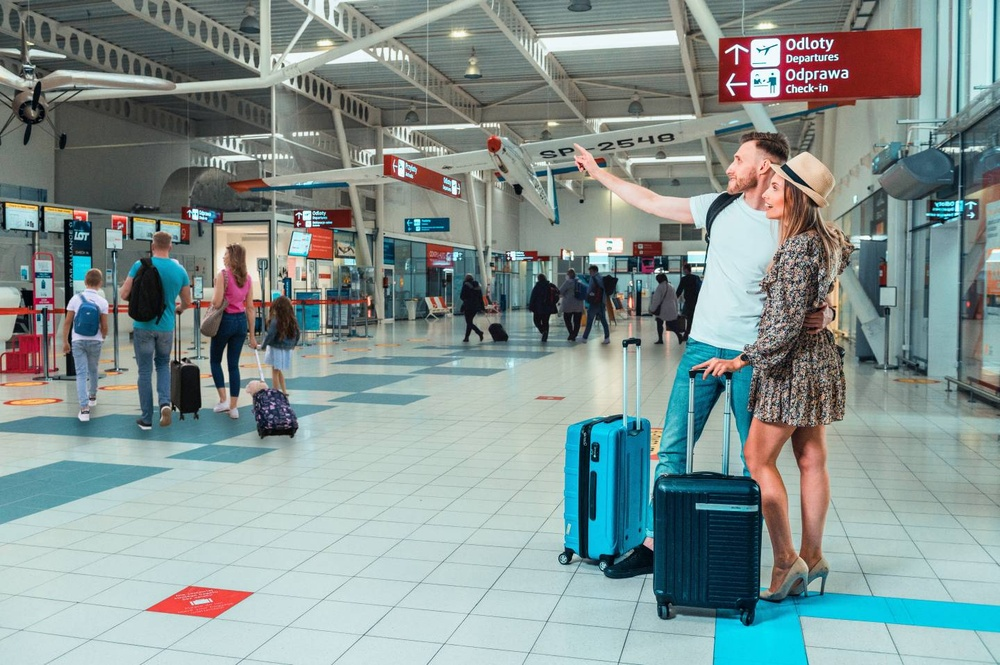
#> input picture pic/sample1.jpg, 1000 x 665 px, shrunk from 1440 x 958 before the run
$ python test.py
#> lines starting #> are read from the running program, lines starting #| are printed output that depends on the picture; after the words box and inside, x2 and y2 are one past the last pixel; in counts of white or black regions, pixels touching at a corner belong together
import cv2


def detect_people(image_path):
    # Wczytanie obrazu
#> called with image_path = 'pic/sample1.jpg'
    image = cv2.imread(image_path)
#> image is the input picture: shape (665, 1000, 3); mean B, G, R 145.6, 147.6, 131.7

    # Utworzenie detektora ludzi
    hog = cv2.HOGDescriptor()
    hog.setSVMDetector(cv2.HOGDescriptor_getDefaultPeopleDetector())

    # Wykrywanie ludzi na obrazie
    (rects, weights) = hog.detectMultiScale(image, scale=1.09, winStride=(4, 4), padding=(8, 8))
#> rects = [[238, 271, 85, 171], [39, 254, 95, 190], [91, 210, 124, 248], [182, 221, 102, 204], [498, 221, 206, 412], [678, 214, 222, 445], [603, 50, 322, 615]]; weights = [0.84, 2.26, 2.67, 1.07, 0.904, 0.592, 0.767]

    # Zaznaczanie ludzi na obrazie
    for (x, y, w, h) in rects:
        cv2.rectangle(image, (x, y), (x + w, y + h), (0, 255, 0), 2)
#> this loop made 7 passes
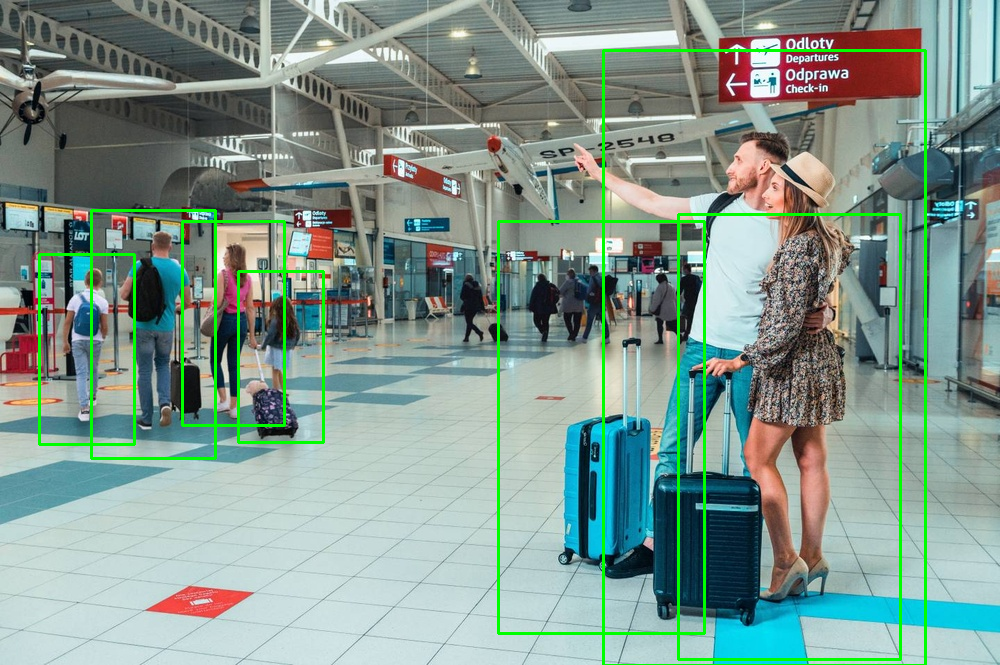
#> image: shape (665, 1000, 3); 2.99% of pixels changed, all inside (x1, y1, x2, y2) = (38, 49, 927, 665)

    # Kodowanie obrazu do formatu (JPEG)
    success, encoded_image = cv2.imencode('.jpg', image)

    if success:
        image_bytes = encoded_image.tobytes()
    else:
        image_bytes = None

    return len(rects), image_bytes


if __name__ == "__main__":
    image_path = "pic/sample1.jpg"  # Ścieżka do jpg
    num_people, image_data = detect_people(image_path)
#> num_people = 7

    if image_data:
        # Zapisanie obrazu do pliku (opcjonalnie)
        with open('detected_people_variable.jpg', 'wb') as f:
            f.write(image_data)
        print(f'Wykryto {num_people} osób.')
#| Wykryto 7 osób.
    else:
        print('Błąd podczas kodowania obrazu.')

$ run again, with pic/sample2.jpg copied over pic/sample1.jpg
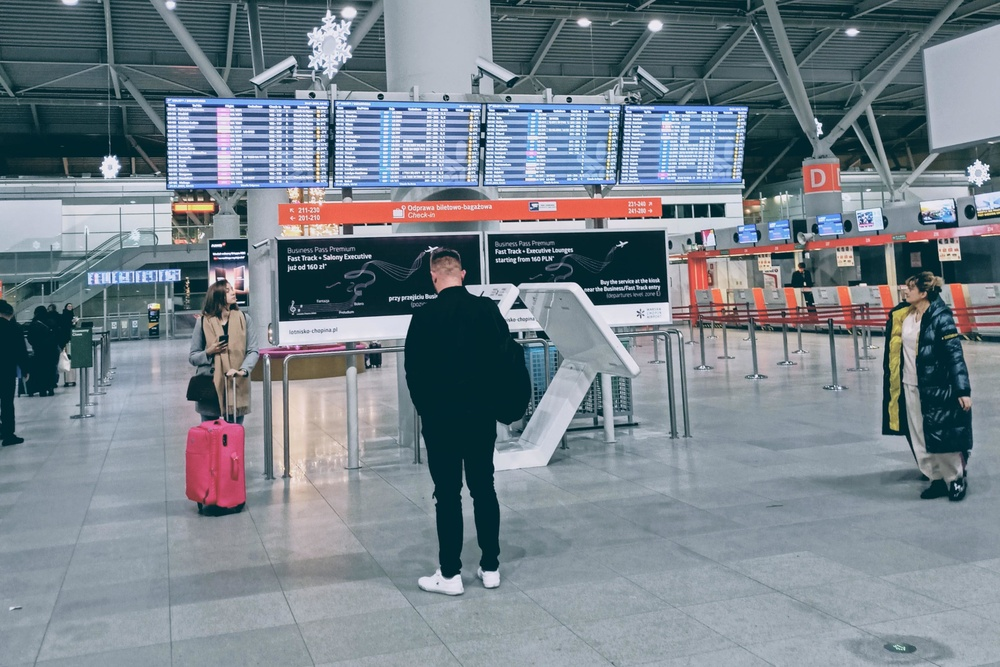
#> input picture pic/sample2.jpg, 1000 x 667 px, shrunk from 1920 x 1280 before the run
#> in detect_people, image is the input picture: shape (667, 1000, 3); mean B, G, R 138.8, 130, 119
#> rects = [[761, 255, 66, 132], [51, 302, 68, 136], [172, 269, 91, 182], [656, 202, 101, 203], [852, 239, 141, 283], [151, 325, 109, 219], [493, 219, 148, 295], [340, 177, 240, 481], [145, 218, 175, 350]]; weights = [0.497, 0.269, 0.757, 0.934, 1.73, 1.2, 0.327, 3.46, 0.175]
#> the loop in detect_people, `for (x, y, w, h) in rects:` made 9 passes
#> after the loop in detect_people, `for (x, y, w, h) in rects:`:
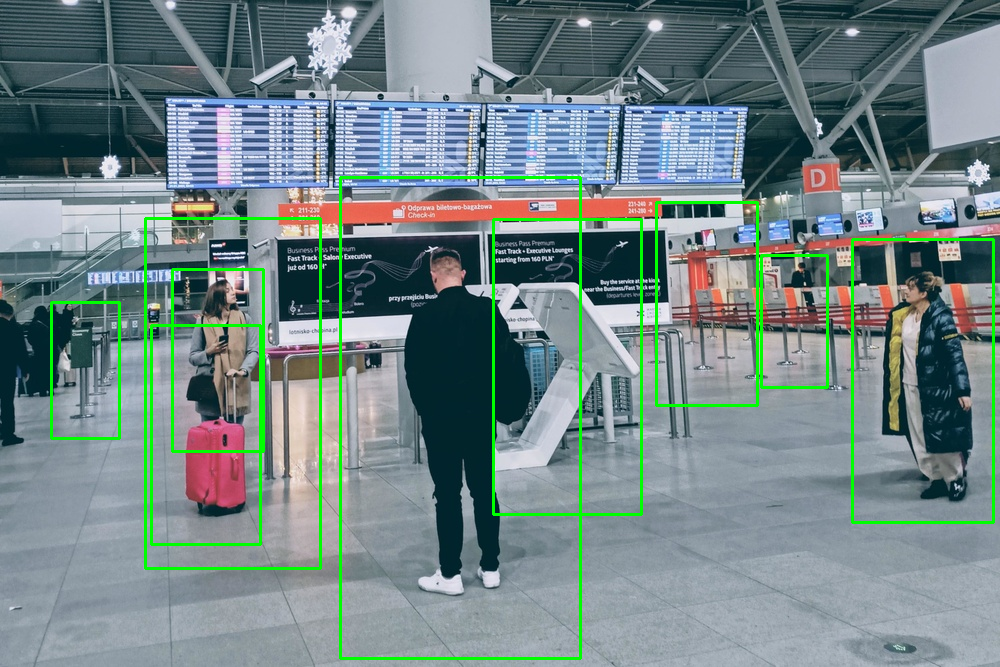
#> image: shape (667, 1000, 3); 3.07% of pixels changed, all inside (x1, y1, x2, y2) = (50, 176, 995, 660)
#> num_people = 9
#| Wykryto 9 osób.

$ run again, with pic/sample3.jpg copied over pic/sample1.jpg
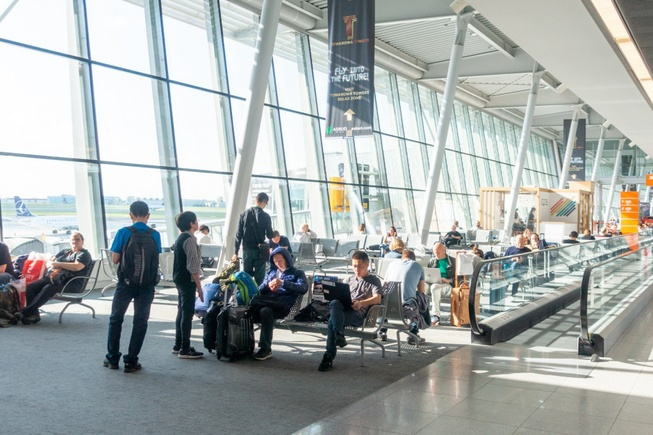
#> input picture pic/sample3.jpg, 653 x 435 px, shrunk from 940 x 626 before the run
#> in detect_people, image is the input picture: shape (435, 653, 3); mean B, G, R 170.5, 171.8, 166
#> rects = [[433, 218, 66, 133], [380, 231, 68, 136], [84, 192, 101, 202], [146, 193, 88, 177], [202, 157, 120, 239]]; weights = [0.287, 0.64, 3.14, 1.26, 0.143]
#> the loop in detect_people, `for (x, y, w, h) in rects:` made 5 passes
#> after the loop in detect_people, `for (x, y, w, h) in rects:`:
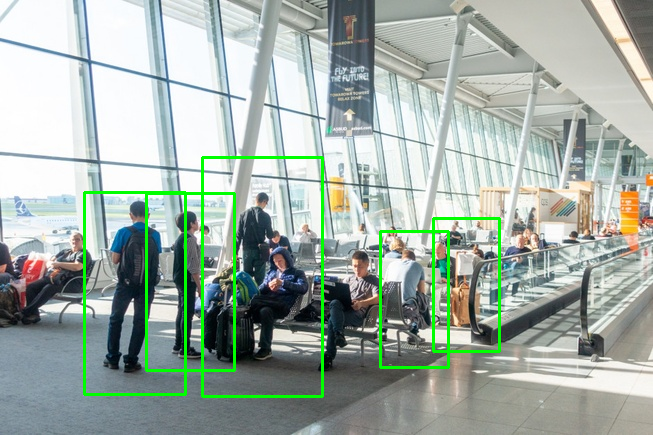
#> image: shape (435, 653, 3); 2.76% of pixels changed, all inside (x1, y1, x2, y2) = (83, 156, 501, 398)
#> num_people = 5
#| Wykryto 5 osób.
